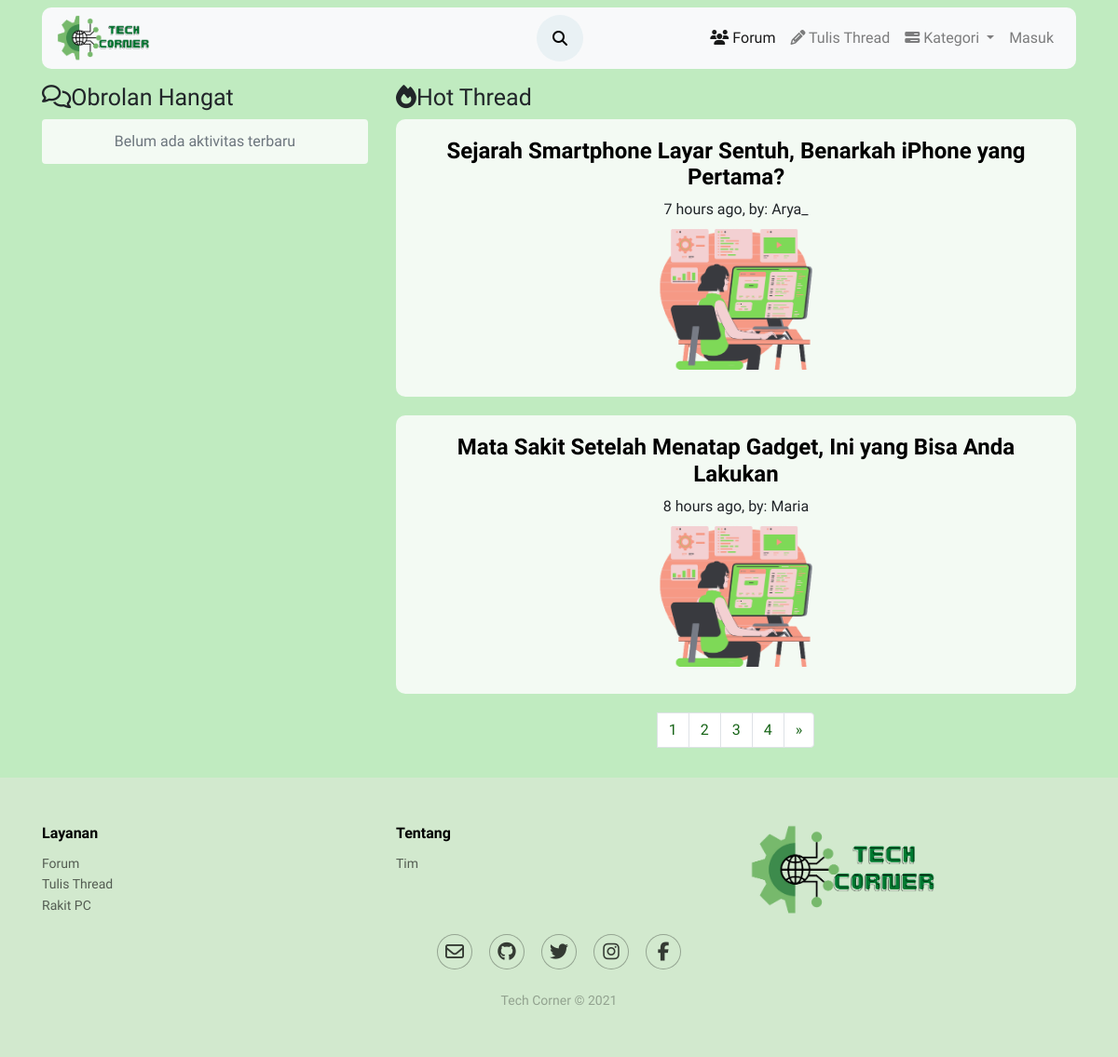
Page /forum/kategori/gadget.php on the committed database.
### tables this page shows
CREATE TABLE `posting` (
  `id_thread` int(50) NOT NULL,
  `user_id` int(50) NOT NULL,
  `judul` varchar(200) NOT NULL,
  `konten` text NOT NULL,
  `kategori` varchar(50) NOT NULL,
  `thumb` varchar(50) NOT NULL,
  `tanggal_posting` timestamp NOT NULL DEFAULT current_timestamp(),
  `diubah` varchar(20) DEFAULT NULL
);

CREATE TABLE `users` (
  `id_user` int(11) NOT NULL,
  `username` varchar(50) NOT NULL,
  `email` varchar(100) NOT NULL,
  `password` varchar(100) NOT NULL,
  `name` varchar(100) NOT NULL,
  `foto` varchar(50) NOT NULL,
  `level` varchar(20) NOT NULL,
  `vkey` varchar(200) NOT NULL,
  `verified` enum('0','1') NOT NULL DEFAULT '0' COMMENT '0 = not verified\r\n1 = verified\r\n',
  `created_at` timestamp(6) NOT NULL DEFAULT current_timestamp(6)
);

### forum/funct/function.php (called while the page is built, shortened)
<?php
function query($query)
{
    global $conn;
    $result=mysqli_query($conn,$query);
    $rows=[];
    while($row= mysqli_fetch_assoc($result))
    {
        $rows[]=$row;
    }
    return $rows;
}
function users($id_user)
{
     $query="SELECT * FROM users WHERE
        id_user ='$id_user';";
     return query($query);
}
function times( $time )
{
    $time_difference = time() - $time;
    $condition = array( 12 * 30 * 24 * 60 * 60 =>  'year',
                30 * 24 * 60 * 60       =>  'month',
                24 * 60 * 60            =>  'day',
                60 * 60                 =>  'hour',
                60                      =>  'minute',
                1                       =>  'second'
    );
    foreach( $condition as $secs => $str )
    {
        $d = $time_difference / $secs;
        if( $d >= 1 )
        {
            $t = round( $d );
            return  $t . ' ' . $str . ( $t > 1 ? 's' : '' ) . ' ago';
        }
    }
}
?>

### forum/kategori/gadget.php (the view, shortened to what this page needs)
<?php include('layout/header.php'); ?>
<?php include('../funct/function.php'); ?>
<?php
$jumlah_data_perhalaman = 2;
$jumlahData = count(query("SELECT * FROM posting WHERE kategori ='Gadget'"));
$jumlahpage = ceil($jumlahData / $jumlah_data_perhalaman);
$activepage = (isset($_GET['halaman'])) ? $_GET['halaman'] : 1;
$awal = ($jumlah_data_perhalaman * $activepage) - $jumlah_data_perhalaman;
$list = mysqli_query($conn, "SELECT * FROM posting WHERE kategori='gadget' ORDER BY tanggal_posting DESC LIMIT $awal,$jumlah_data_perhalaman");
$row = mysqli_fetch_assoc($list);
?>
<div class="container mb-3 mt-3 align-self-center">
    <div class="card-fitur text-center">
        <div class="row">
            <?php
                $komentar_query = "SELECT * FROM komentar WHERE thread_id = ".$row['id_thread']." ORDER BY created_at DESC LIMIT 3 ";
                $komentar_result = mysqli_query($conn, $komentar_query);
            ?>
            <div class="col-6 col-md-4 mb-3 pull-left">
                <h2><i class="fa fa-comments-o" aria-hidden="true"></i>Obrolan Hangat</h2>
                <div class="card">
                    <ul class="list-group list-group-flush">
                        <?php if(mysqli_num_rows($komentar_result) == 0) : ?>
                        <li class="list-group-item">
                            <div class="text-muted">
                                Belum ada aktivitas terbaru
                            </div>
                        </li>
                        <?php endif; ?>
                    </ul>
                </div>
            </div>
            <div class="col-md-8">
                <h2><i class="fa fa-fire" aria-hidden="true"></i>Hot Thread</h2>
                <?php foreach ($list as $data) : ?>
                    <?php foreach ($res = users($data['user_id']) as $user) : ?>
                        <div class="widget">
                            <div class="card media d-flex justify-content-center align-items-center">
                                <div class="card-body d-flex justify-content-center align-items-center">
                                    <div class="media-body">
                                        <h4 class="media-heading">
                                            <a href="../view.php?thread=<?= $data['id_thread'] ?>" target="_self"><b><?= $data['judul'] ?></b></a>
                                        </h4><span class="media-date"><a><?= times(strtotime($data['tanggal_posting'])) ?></a>, by: <a><?= $user['username'] ?></a></span>
                                        <br><a href="../view.php?thread=<?= $data['id_thread'] ?>"><img class="media-object" src="../assets/img/pict1.png" width="300px" alt=""></a>
                                    </div>
                                </div>
                            </div>
                        </div>
                    <?php endforeach; ?>
                <?php endforeach; ?>
                <nav aria-label="Page navigation example">
                    <ul class="pagination justify-content-center">
                        <?php for ($i = 1; $i <= $jumlahpage; $i++) : ?>
                            <?php if ($activepage == $i) : ?>
                                <li class="page-item "><a class="page-link " href="gadget.php?halaman=<?= $i ?>"><?= $i ?></a></li>
                            <?php else : ?>
                                <li class="page-item "><a class="page-link" href="gadget.php?halaman=<?= $i ?>"><?= $i ?></a></li>
                            <?php endif; ?>
                        <?php endfor; ?>
                        <li class="page-item">
                            <?php if ($activepage < $jumlahpage) : ?>
                                <a class="page-link" href="gadget.php?halaman=<?= $activepage + 1 ?>" aria-label="Next">
                                    <span aria-hidden="true">&raquo;</span>
                                </a>
                            <?php endif; ?>
                        </li>
                    </ul>
                </nav>
            </div>
        </div>
    </div>
</div>
<?php include('layout/footer.php'); ?>

### forum/assets/css/style.css (style rules this page uses)
.body { background-color: #c0ebc0; font-size: 16px; font-family: 'Source Sans Pro', sans-serif; }
.card-fitur .card { border: none; text-align: center; background-color: #f3faf3; border-radius: 10px; max-height: 350px; float: none; }
.card .list-group-item { text-align: center; background-color: #f3faf3; border-radius: 10px; }
h2 { text-align: left; font-family: 'Readex Pro', sans-serif; font-size: 25px; }
.media-heading a { color: black; font-family: 'Yeseva One', cursive; }
.media-date a { color: rgb(23, 100, 23); }
.widget { position: relative; display: block; margin-bottom: 20px; }
.widget .media { margin-top: 0; margin-bottom: 0; }
.page-item a { color: rgb(23, 100, 23); }

### rows in the picture
posting: judul "Sejarah Smartphone Layar Sentuh, Benarkah iPhone yang Pertama?", tanggal_posting "7 hours ago"
users: username "Arya_"
posting: judul "Mata Sakit Setelah Menatap Gadget, Ini yang Bisa Anda Lakukan", tanggal_posting "8 hours ago"
users: username "Maria"
